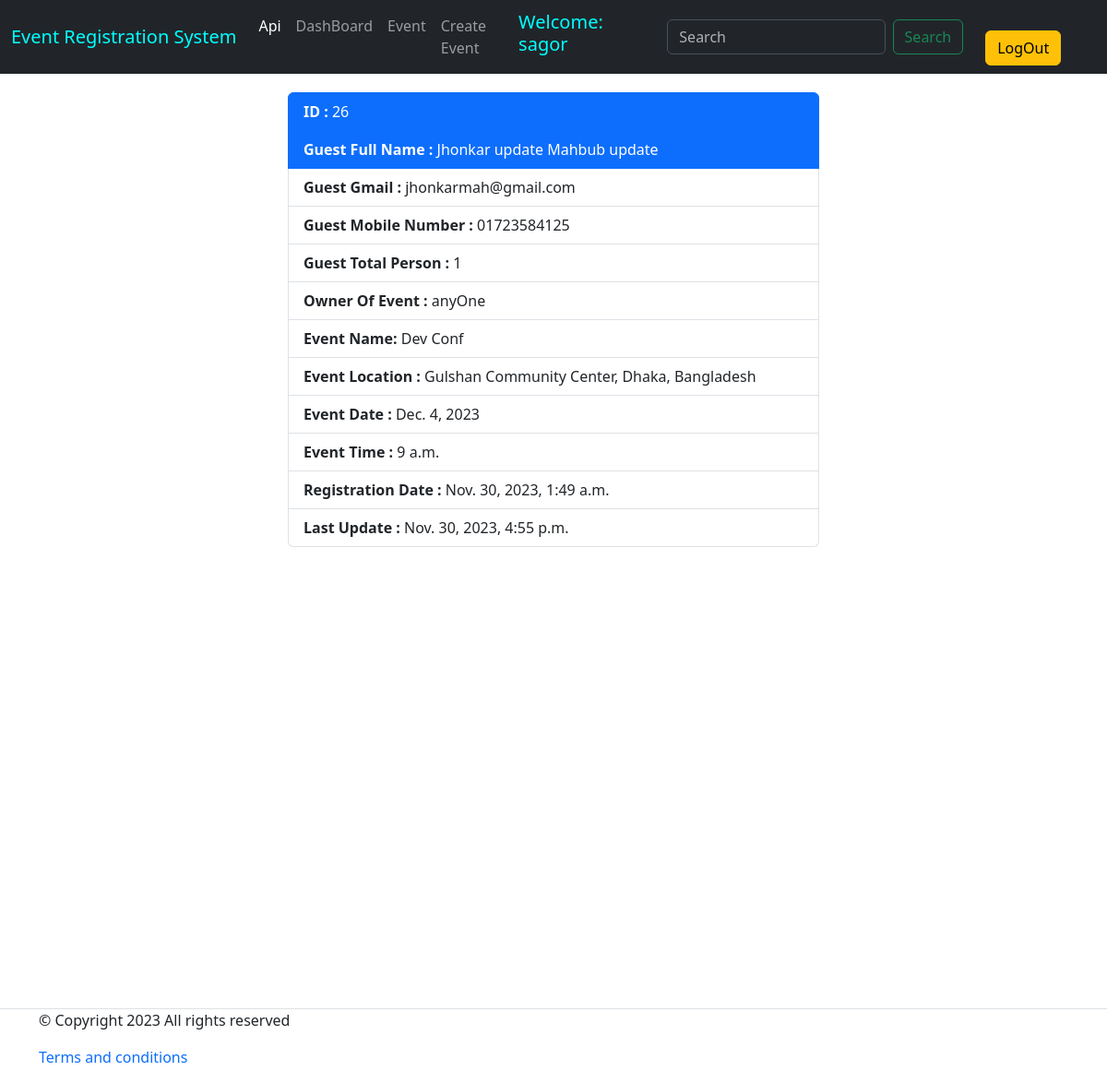
The app's page /event/guest_details/26/ (signed in) with its own data.
### event/models.py (models this page shows, shortened)
class EventRegistration(models.Model):
    userE       = models.ForeignKey(User, on_delete=models.CASCADE, default=False, related_name='registration')
    event       = models.ForeignKey(CreateEvent, on_delete=models.CASCADE, blank=True, related_name='event')
    firstName   = models.CharField(max_length=25, blank=False)
    lastName    = models.CharField(max_length= 25, blank=False)
    email       = models.EmailField(max_length= 50, blank=False)
    phoneNumber = models.CharField(max_length=14, blank=False)
    totalPerson = models.IntegerField(blank=False)
    createDate  = models.DateTimeField(auto_now_add= True)
    modifyDate  = models.DateTimeField(auto_now= True)
    class Meta:
        verbose_name = 'Event Registration'
        verbose_name_plural = 'Event Registrations'
        ordering = ['id']

class CreateEvent(models.Model):
    eventUser        = models.ForeignKey(User, on_delete=models.CASCADE, blank=True, related_name='user')
    eventOwnerName   = models.CharField(max_length= 25, blank=False, unique=True)
    eventTitle       = models.CharField(max_length= 200, blank=False)
    eventDate        = models.DateField(blank= False)
    eventTime        = models.TimeField(blank= False)
    totalSeat        = models.IntegerField(blank= False)
    eventLocation    = models.CharField(max_length= 250, blank= False)
    eventDescription = models.TextField(blank= False)
    eventCreatedDate = models.DateTimeField(auto_now_add= True)
    eventModifyDate  = models.DateTimeField(auto_now= True)
    class Meta:
        verbose_name = 'Create Event'
        verbose_name_plural = 'Create Events'
        ordering = ['id']

### event/views.py (the view)
# urls.py: path('guest_details/<int:id>/', guest_details, name="guest_details"),
@login_required
def guest_details(request, id=None):
    guest = EventRegistration.objects.get(id= id)
    return render(request, 'guest_details.html', {'guest': guest})

### event/templates/guest_details.html (shortened to what this page needs)
{% extends 'base.html' %}
{% block body %}
<div class='container' style="width:50%; margin:auto; margin-top: 20px; margin-bottom: 10px;">
    <ul class="list-group">
        <li class="list-group-item active" aria-current="true"><b>ID :</b> {{guest.id}}</li>
        <li class="list-group-item active" aria-current="true"><b>Guest Full Name : </b>{{guest.firstName}} {{guest.lastName}}</li>
        <li class="list-group-item"><b>Guest Gmail :</b> {{guest.email}}</li>
        <li class="list-group-item"><b>Guest Mobile Number :</b> {{guest.phoneNumber}}</li>
        <li class="list-group-item"><b>Guest Total Person :</b> {{guest.totalPerson}}</li>
        <li class="list-group-item"><b>Owner Of Event :</b> {{guest.event.eventOwnerName}}</li>
        <li class="list-group-item"><b>Event Name:</b> {{guest.event.eventTitle}}</li>
        <li class="list-group-item"><b>Event Location :</b> {{guest.event.eventLocation}}</li>
        <li class="list-group-item"><b>Event Date :</b> {{guest.event.eventDate}}</li>
        <li class="list-group-item"><b>Event Time :</b> {{guest.event.eventTime}}</li>
        <li class="list-group-item"><b>Registration Date :</b> {{guest.createDate}}</li>
        <li class="list-group-item"><b>Last Update :</b> {{guest.modifyDate}}</li>
      </ul>
</div>
{% endblock body %}

### templates/base.html (shortened to what this page needs)
<!DOCTYPE html>
<html lang="en">
<head>
  <link href="https://cdn.jsdelivr.net/npm/bootstrap@5.3.1/dist/css/bootstrap.min.css" rel="stylesheet">
</head>
<body>
  {% if request.user.is_authenticated %}
    <nav class="navbar navbar-expand-lg bg-dark" data-bs-theme="dark">
      <div class="container-fluid">
        <a class="navbar-brand " href="#" style="color: aqua">
          Event Registration System
        </a>
        <div class="collapse navbar-collapse" id="navbarSupportedContent">
          <ul class="navbar-nav me-auto mb-2 mb-lg-0">
            <li class="nav-item">
              <a class="nav-link active" aria-current="page" href="{% url "event_read_create" %}">Api</a>
            </li>
            <li class="nav-item">
              <a class="nav-link" href="{% url "dashboard" %}">DashBoard</a>
            </li>
            <li class="nav-item">
              <a class="nav-link" href="{% url "home" %}">Event</a>
            </li>
            <li class="nav-item">
              <a class="nav-link" href="{% url "create_event" %}">Create Event</a>
            </li>
          </ul>
          <h5 style="color:aqua;margin-right: 20px;">Welcome: {{user.username}}</h5>
          <form class="d-flex" role="search" action="{% url "search" %}" method="GET">
            <input class="form-control me-2" name="keyword" type="search" placeholder="Search" aria-label="Search">
            <button class="btn btn-outline-success" type="submit">Search</button>
          </form>
        <li class="nav-item">
            <a href="{% url "logout" %}" class="btn btn-warning mx-4">LogOut</a>
          </li>
        </div>
      </div>
    </nav>
  {% endif %}
{% block body %}
{% endblock body %}
  {% if request.user.is_authenticated %}
    <footer class="section-footer border-top padding-y" style="margin-top: 500px;">
      <div class="container">
        <p class="float-md-right">&copy Copyright 2023 All rights reserved</p>
        <p>
          <a href="#" style="text-decoration: None">Terms and conditions</a>
        </p>
      </div>
    </footer>
  {% endif %}
</body>
</html>

### records on screen
EventRegistration: id "26", firstName "Jhonkar update", lastName "Mahbub update", email "jhonkarmah@gmail.com", phoneNumber "01723584125", totalPerson "1", event.eventOwnerName "anyOne", event.eventTitle "Dev Conf", event.eventLocation "Gulshan Community Center, Dhaka, Bangladesh", event.eventDate "Dec. 4, 2023", event.eventTime "9 a.m.", createDate "Nov. 30, 2023, 1:49 a.m.", modifyDate "Nov. 30, 2023, 4:55 p.m."

### other values on screen
{{ user.username }} "sagor"
